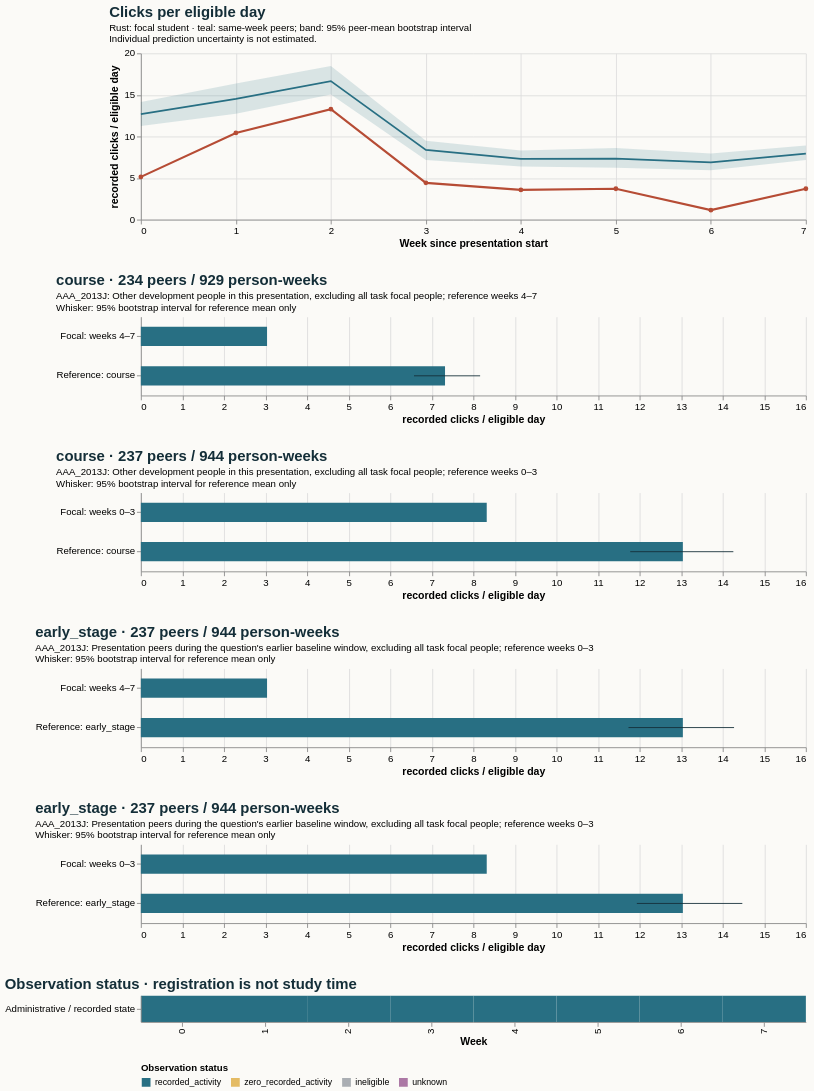

Express this chart as Vega-Lite.
### Vega-Lite specification from a JSON file in a GitHub repository (floating-point values rounded to 4 significant figures)
{"$schema": "https://vega.github.io/schema/vega-lite/v5.20.1.json", "config": {"axis": {"labelFontSize": 11, "titleFontSize": 12}, "background": "#fbfaf7", "font": "sans-serif", "title": {"anchor": "start", "color": "#142e38", "fontSize": 17, "subtitleFontSize": 11}, "view": {"continuousHeight": 300, "continuousWidth": 300, "stroke": null}}, "datasets": {"data-05947fdf5f105a310354a385aa935838": [{"end_day": 6, "focal_value": 5.143, "peer_ci_high": 14.15, "peer_ci_low": 11.25, "peer_mean": 12.69, "peer_observations": 237, "peer_people": 237, "reference": "course", "unit": "recorded clicks / eligible day", "week": 0}, {"end_day": 13, "focal_value": 10.43, "peer_ci_high": 16.39, "peer_ci_low": 12.73, "peer_mean": 14.52, "peer_observations": 237, "peer_people": 237, "reference": "course", "unit": "recorded clicks / eligible day", "week": 1}, {"end_day": 20, "focal_value": 13.29, "peer_ci_high": 18.48, "peer_ci_low": 15.06, "peer_mean": 16.66, "peer_observations": 235, "peer_people": 235, "reference": "course", "unit": "recorded clicks / eligible day", "week": 2}, {"end_day": 27, "focal_value": 4.429, "peer_ci_high": 9.499, "peer_ci_low": 7.173, "peer_mean": 8.392, "peer_observations": 235, "peer_people": 235, "reference": "course", "unit": "recorded clicks / eligible day", "week": 3}, {"end_day": 34, "focal_value": 3.571, "peer_ci_high": 8.323, "peer_ci_low": 6.404, "peer_mean": 7.32, "peer_observations": 233, "peer_people": 233, "reference": "course", "unit": "recorded clicks / eligible day", "week": 4}, {"end_day": 41, "focal_value": 3.714, "peer_ci_high": 8.611, "peer_ci_low": 6.247, "peer_mean": 7.327, "peer_observations": 232, "peer_people": 232, "reference": "course", "unit": "recorded clicks / eligible day", "week": 5}, {"end_day": 48, "focal_value": 1.143, "peer_ci_high": 7.961, "peer_ci_low": 5.951, "peer_mean": 6.876, "peer_observations": 232, "peer_people": 232, "reference": "course", "unit": "recorded clicks / eligible day", "week": 6}, {"end_day": 55, "focal_value": 3.714, "peer_ci_high": 8.927, "peer_ci_low": 7.167, "peer_mean": 7.954, "peer_observations": 232, "peer_people": 232, "reference": "course", "unit": "recorded clicks / eligible day", "week": 7}], "data-0a764b381b5a5b7d80b3a97e2ef86a69": [{"hi": null, "lo": null, "series": "Focal: weeks 0–3", "value": 8.321}, {"hi": 14.47, "lo": 11.93, "series": "Reference: early_stage", "value": 13.04}], "data-433b191ed5fb192e33bec4bfab449a1b": [{"hi": null, "lo": null, "series": "Focal: weeks 4–7", "value": 3.036}, {"hi": 8.162, "lo": 6.572, "series": "Reference: course", "value": 7.318}], "data-575b578ab558de2443c91f74dec2c1d2": [{"hi": null, "lo": null, "series": "Focal: weeks 4–7", "value": 3.036}, {"hi": 14.27, "lo": 11.73, "series": "Reference: early_stage", "value": 13.04}], "data-68c42e6db3b2f3fbc1ac10e194bbd770": [{"eligible_days": 7.0, "end_day": 6, "logging_completeness": "unknown", "observation_status": "recorded_activity", "row": "Administrative / recorded state", "score_status": "withheld_release_time_unknown", "start_day": 0, "value": 5.143, "week": 0}, {"eligible_days": 7.0, "end_day": 13, "logging_completeness": "unknown", "observation_status": "recorded_activity", "row": "Administrative / recorded state", "score_status": "withheld_release_time_unknown", "start_day": 7, "value": 10.43, "week": 1}, {"eligible_days": 7.0, "end_day": 20, "logging_completeness": "unknown", "observation_status": "recorded_activity", "row": "Administrative / recorded state", "score_status": "withheld_release_time_unknown", "start_day": 14, "value": 13.29, "week": 2}, {"eligible_days": 7.0, "end_day": 27, "logging_completeness": "unknown", "observation_status": "recorded_activity", "row": "Administrative / recorded state", "score_status": "withheld_release_time_unknown", "start_day": 21, "value": 4.429, "week": 3}, {"eligible_days": 7.0, "end_day": 34, "logging_completeness": "unknown", "observation_status": "recorded_activity", "row": "Administrative / recorded state", "score_status": "withheld_release_time_unknown", "start_day": 28, "value": 3.571, "week": 4}, {"eligible_days": 7.0, "end_day": 41, "logging_completeness": "unknown", "observation_status": "recorded_activity", "row": "Administrative / recorded state", "score_status": "withheld_release_time_unknown", "start_day": 35, "value": 3.714, "week": 5}, {"eligible_days": 7.0, "end_day": 48, "logging_completeness": "unknown", "observation_status": "recorded_activity", "row": "Administrative / recorded state", "score_status": "withheld_release_time_unknown", "start_day": 42, "value": 1.143, "week": 6}, {"eligible_days": 7.0, "end_day": 55, "logging_completeness": "unknown", "observation_status": "recorded_activity", "row": "Administrative / recorded state", "score_status": "withheld_release_time_unknown", "start_day": 49, "value": 3.714, "week": 7}], "data-bc44860a1e4ed4f6946afe78042f3ab2": [{"hi": null, "lo": null, "series": "Focal: weeks 0–3", "value": 8.321}, {"hi": 14.25, "lo": 11.77, "series": "Reference: course", "value": 13.04}]}, "resolve": {"scale": {"color": "independent"}}, "spacing": 28, "vconcat": [{"data": {"name": "data-05947fdf5f105a310354a385aa935838"}, "height": 190, "layer": [{"encoding": {"x": {"axis": {"tickMinStep": 1}, "field": "week", "title": "Week since presentation start", "type": "quantitative"}, "y": {"field": "peer_ci_low", "scale": {"zero": true}, "title": "recorded clicks / eligible day", "type": "quantitative"}, "y2": {"field": "peer_ci_high"}}, "mark": {"color": "#286f83", "opacity": 0.16, "type": "area"}}, {"encoding": {"tooltip": [{"field": "week", "type": "quantitative"}, {"field": "peer_mean", "type": "quantitative"}, {"field": "peer_people", "type": "quantitative"}, {"field": "peer_observations", "type": "quantitative"}], "x": {"field": "week", "type": "quantitative"}, "y": {"field": "peer_mean", "type": "quantitative"}}, "mark": {"color": "#286f83", "strokeWidth": 2, "type": "line"}}, {"encoding": {"tooltip": [{"field": "week", "type": "quantitative"}, {"field": "focal_value", "type": "quantitative"}], "x": {"field": "week", "type": "quantitative"}, "y": {"field": "focal_value", "type": "quantitative"}}, "mark": {"color": "#b64c35", "point": {"color": "#b64c35"}, "strokeWidth": 2.5, "type": "line"}}], "title": {"subtitle": ["Rust: focal student · teal: same-week peers; band: 95% peer-mean bootstrap interval", "Individual prediction uncertainty is not estimated."], "text": "Clicks per eligible day"}, "width": 760}, {"data": {"name": "data-433b191ed5fb192e33bec4bfab449a1b"}, "height": 90, "layer": [{"encoding": {"x": {"field": "value", "scale": {"domain": [0, 15.19], "zero": true}, "title": "recorded clicks / eligible day", "type": "quantitative"}, "y": {"field": "series", "sort": null, "title": null, "type": "nominal"}}, "mark": {"color": "#286f83", "size": 22, "type": "bar"}}, {"encoding": {"x": {"field": "lo", "type": "quantitative"}, "x2": {"field": "hi"}, "y": {"field": "series", "sort": null, "title": null, "type": "nominal"}}, "mark": {"color": "#142e38", "type": "rule"}}], "title": {"subtitle": ["AAA_2013J: Other development people in this presentation, excluding all task focal people; reference weeks 4–7", "Whisker: 95% bootstrap interval for reference mean only"], "text": "course · 234 peers / 929 person-weeks"}, "width": 760}, {"data": {"name": "data-bc44860a1e4ed4f6946afe78042f3ab2"}, "height": 90, "layer": [{"encoding": {"x": {"field": "value", "scale": {"domain": [0, 15.19], "zero": true}, "title": "recorded clicks / eligible day", "type": "quantitative"}, "y": {"field": "series", "sort": null, "title": null, "type": "nominal"}}, "mark": {"color": "#286f83", "size": 22, "type": "bar"}}, {"encoding": {"x": {"field": "lo", "type": "quantitative"}, "x2": {"field": "hi"}, "y": {"field": "series", "sort": null, "title": null, "type": "nominal"}}, "mark": {"color": "#142e38", "type": "rule"}}], "title": {"subtitle": ["AAA_2013J: Other development people in this presentation, excluding all task focal people; reference weeks 0–3", "Whisker: 95% bootstrap interval for reference mean only"], "text": "course · 237 peers / 944 person-weeks"}, "width": 760}, {"data": {"name": "data-575b578ab558de2443c91f74dec2c1d2"}, "height": 90, "layer": [{"encoding": {"x": {"field": "value", "scale": {"domain": [0, 15.19], "zero": true}, "title": "recorded clicks / eligible day", "type": "quantitative"}, "y": {"field": "series", "sort": null, "title": null, "type": "nominal"}}, "mark": {"color": "#286f83", "size": 22, "type": "bar"}}, {"encoding": {"x": {"field": "lo", "type": "quantitative"}, "x2": {"field": "hi"}, "y": {"field": "series", "sort": null, "title": null, "type": "nominal"}}, "mark": {"color": "#142e38", "type": "rule"}}], "title": {"subtitle": ["AAA_2013J: Presentation peers during the question's earlier baseline window, excluding all task focal people; reference weeks 0–3", "Whisker: 95% bootstrap interval for reference mean only"], "text": "early_stage · 237 peers / 944 person-weeks"}, "width": 760}, {"data": {"name": "data-0a764b381b5a5b7d80b3a97e2ef86a69"}, "height": 90, "layer": [{"encoding": {"x": {"field": "value", "scale": {"domain": [0, 15.19], "zero": true}, "title": "recorded clicks / eligible day", "type": "quantitative"}, "y": {"field": "series", "sort": null, "title": null, "type": "nominal"}}, "mark": {"color": "#286f83", "size": 22, "type": "bar"}}, {"encoding": {"x": {"field": "lo", "type": "quantitative"}, "x2": {"field": "hi"}, "y": {"field": "series", "sort": null, "title": null, "type": "nominal"}}, "mark": {"color": "#142e38", "type": "rule"}}], "title": {"subtitle": ["AAA_2013J: Presentation peers during the question's earlier baseline window, excluding all task focal people; reference weeks 0–3", "Whisker: 95% bootstrap interval for reference mean only"], "text": "early_stage · 237 peers / 944 person-weeks"}, "width": 760}, {"data": {"name": "data-68c42e6db3b2f3fbc1ac10e194bbd770"}, "encoding": {"color": {"field": "observation_status", "legend": {"labelLimit": 260, "orient": "bottom"}, "scale": {"domain": ["recorded_activity", "zero_recorded_activity", "ineligible", "unknown"], "range": ["#286f83", "#e4bb64", "#aaaeb3", "#ac78a5"]}, "title": "Observation status", "type": "nominal"}, "tooltip": [{"field": "week", "type": "quantitative"}, {"field": "eligible_days", "type": "quantitative"}, {"field": "observation_status", "type": "nominal"}, {"field": "logging_completeness", "type": "nominal"}], "x": {"field": "week", "title": "Week", "type": "ordinal"}, "y": {"field": "row", "title": null, "type": "nominal"}}, "height": 30, "mark": {"type": "rect"}, "title": "Observation status · registration is not study time", "width": 760}]}
